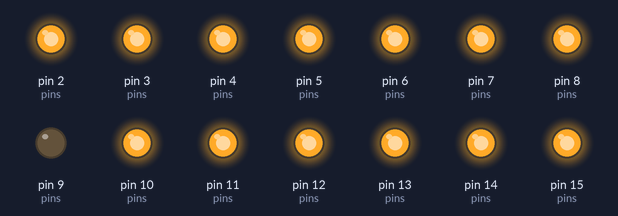
Bench run of a sketch on a simulated Arduino Uno, built with avr-gcc and run on an emulated ATmega328P. Shown: output pins drawn as LEDs (lit = HIGH).

Above: at 0.1 s.
Timing chart, 0 to 1.6 s (numbered marks = the images above):
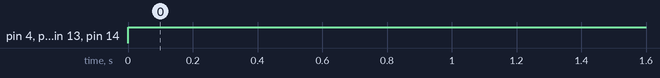

Measured:
- by itself, pin 4 (pins), pin 5 (pins), pin 8 (pins), pin 10 (pins), pin 13 (pins), pin 14 (pins): LOW → HIGH at 0.00 s

The sketch:

8-3.ino
```cpp
byte col = 0;
byte leds[8][8];

int pins[17]= {-1, 5, 4, 3, 2, 14, 15, 16, 17, 13, 12, 11, 10, 9, 8, 7, 6};

int rows[8] = {pins[9], pins[14], pins[8], pins[12], pins[1], pins[7], pins[2], pins[5]};

int cols[8] = {pins[13], pins[3], pins[4], pins[10], pins[06], pins[11], pins[15], pins[16]};


void setup() {
  // put your setup code here, to run once:
  for( int i=1; i<=16; i++) {
    pinMode(pins[i], OUTPUT);
  }
  for( int i=1; i<=8; i++) {
    digitalWrite(cols[i-1], HIGH);
  }
  for( int i=1; i<=8; i++) {
    digitalWrite(rows[i-1], LOW);
  }
}

void loop() {
  // put your main code here, to run repeatedly:
  for (int i=0; i<8; i++) {
    digitalWrite(rows[i], HIGH);
    digitalWrite(cols[0], LOW);
  }
}
```
